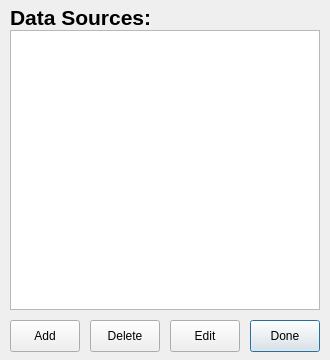
<?xml version="1.0" encoding="UTF-8"?>
<ui version="4.0">
 <class>DataSourcesDialog</class>
 <widget class="QDialog" name="DataSourcesDialog">
  <property name="geometry">
   <rect>
    <x>0</x>
    <y>0</y>
    <width>330</width>
    <height>360</height>
   </rect>
  </property>
  <property name="windowTitle">
   <string>Data Sources</string>
  </property>
  <widget class="QPushButton" name="done_button">
   <property name="geometry">
    <rect>
     <x>250</x>
     <y>320</y>
     <width>70</width>
     <height>32</height>
    </rect>
   </property>
   <property name="text">
    <string>Done</string>
   </property>
  </widget>
  <widget class="QListWidget" name="data_source_list">
   <property name="geometry">
    <rect>
     <x>10</x>
     <y>30</y>
     <width>310</width>
     <height>280</height>
    </rect>
   </property>
  </widget>
  <widget class="QPushButton" name="add_button">
   <property name="geometry">
    <rect>
     <x>10</x>
     <y>320</y>
     <width>70</width>
     <height>32</height>
    </rect>
   </property>
   <property name="text">
    <string>Add</string>
   </property>
  </widget>
  <widget class="QPushButton" name="delete_button">
   <property name="geometry">
    <rect>
     <x>90</x>
     <y>320</y>
     <width>70</width>
     <height>32</height>
    </rect>
   </property>
   <property name="text">
    <string>Delete</string>
   </property>
  </widget>
  <widget class="QPushButton" name="edit_button">
   <property name="geometry">
    <rect>
     <x>170</x>
     <y>320</y>
     <width>70</width>
     <height>32</height>
    </rect>
   </property>
   <property name="text">
    <string>Edit</string>
   </property>
  </widget>
  <widget class="QLabel" name="label">
   <property name="geometry">
    <rect>
     <x>10</x>
     <y>0</y>
     <width>310</width>
     <height>30</height>
    </rect>
   </property>
   <property name="font">
    <font>
     <family>Helvetica</family>
     <pointsize>16</pointsize>
     <weight>75</weight>
     <bold>true</bold>
    </font>
   </property>
   <property name="text">
    <string>Data Sources:</string>
   </property>
   <property name="alignment">
    <set>Qt::AlignBottom|Qt::AlignLeading|Qt::AlignLeft</set>
   </property>
  </widget>
 </widget>
 <resources/>
 <connections/>
</ui>
